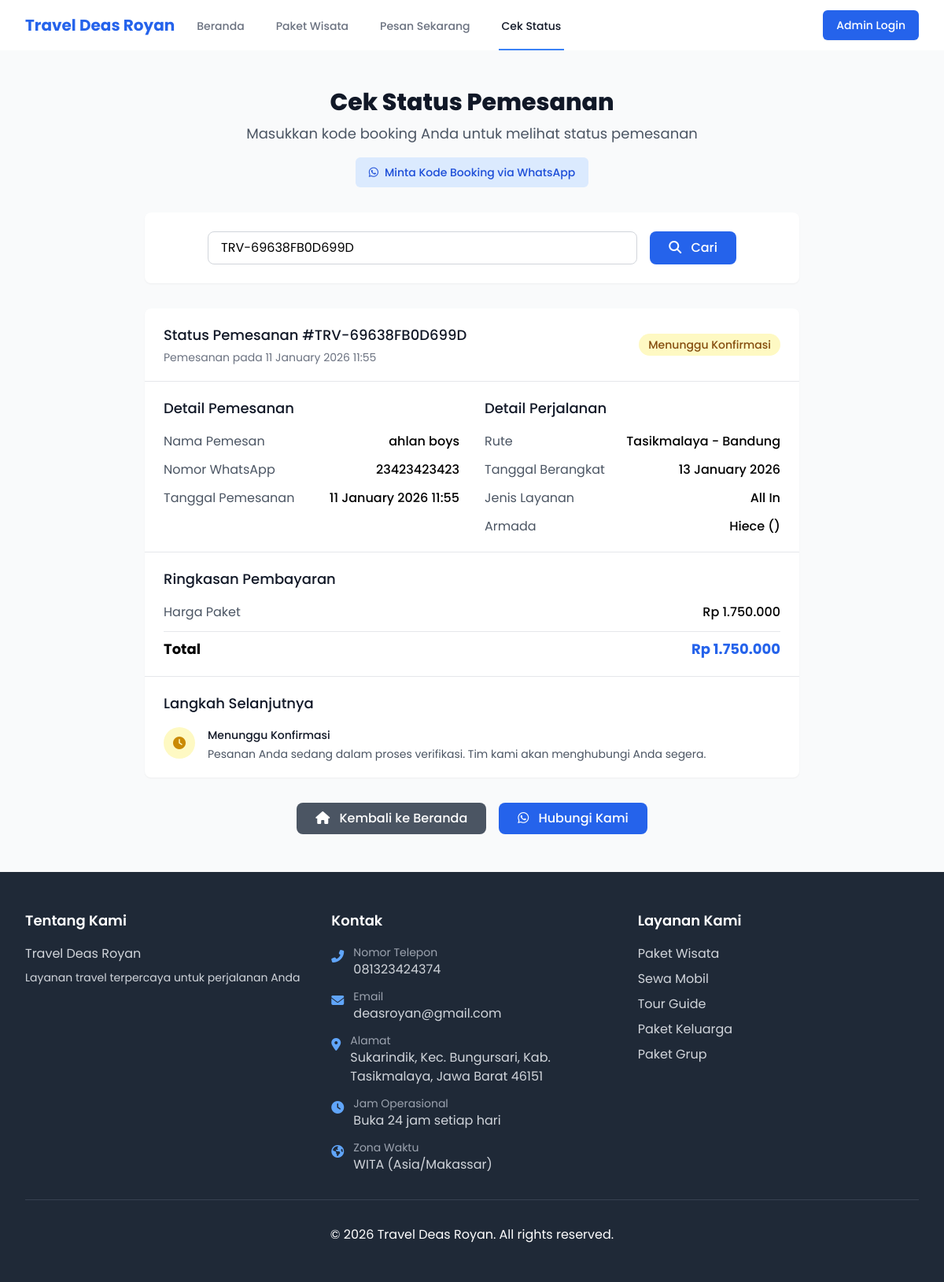
/cek-status.php?kode=TRV-69638FB0D699D, run on the app's committed database.
### tables this page shows
CREATE TABLE `booking` (
  `id` int(11) NOT NULL,
  `kode_booking` varchar(20) NOT NULL,
  `nama_pemesan` varchar(100) NOT NULL,
  `no_wa` varchar(20) NOT NULL,
  `id_paket` int(11) NOT NULL,
  `id_armada` int(11) DEFAULT NULL,
  `id_supir` int(11) DEFAULT NULL,
  `tanggal_berangkat` date NOT NULL,
  `total_harga` decimal(12,2) NOT NULL,
  `status` enum('menunggu','dikonfirmasi','ditolak','selesai') DEFAULT 'menunggu',
  `catatan` text DEFAULT NULL,
  `created_at` timestamp NOT NULL DEFAULT current_timestamp(),
  `updated_at` timestamp NOT NULL DEFAULT current_timestamp() ON UPDATE current_timestamp(),
  `jenis_booking` enum('wisata','dropan') NOT NULL DEFAULT 'wisata',
  `id_jadwal_dropan` int(11) DEFAULT NULL,
  `jumlah_penumpang` int(11) DEFAULT 1
);

CREATE TABLE `armada` (
  `id` int(11) NOT NULL,
  `nama` varchar(100) NOT NULL,
  `nomor_polisi` varchar(20) DEFAULT NULL,
  `jenis` varchar(50) NOT NULL,
  `kapasitas` int(11) NOT NULL,
  `deskripsi` text DEFAULT NULL,
  `status` enum('tersedia','dipesan','dalam_perjalanan','maintenance') DEFAULT 'tersedia',
  `created_at` timestamp NOT NULL DEFAULT current_timestamp(),
  `updated_at` timestamp NOT NULL DEFAULT current_timestamp() ON UPDATE current_timestamp()
);

### helpers/functions.php (called while the page is built, shortened)
<?php
function formatRupiah($number) {
    return 'Rp ' . number_format($number, 0, ',', '.');
}
?>

### cek-status.php (the view, shortened to what this page needs)
<?php
require_once 'config/config.php';
$kode_booking = '';
$pemesanan = null;
if (isset($_GET['kode'])) {
    $kode_booking = trim($_GET['kode']);
        try {
            $stmt = $pdo->prepare("
                SELECT b.*, p.nama_paket, p.jenis_layanan,
                       CONCAT(r.asal, ' - ', r.tujuan) as rute,
                       a.nama as nama_armada, a.jenis as jenis_armada
                FROM booking b
                JOIN paket p ON b.id_paket = p.id
                JOIN rute r ON p.id_rute = r.id
                JOIN armada a ON b.id_armada = a.id
                WHERE b.kode_booking = ?
            ");
            $stmt->execute([$kode_booking]);
            $pemesanan = $stmt->fetch();
        } catch (PDOException $e) {
            $error = 'Terjadi kesalahan saat memeriksa status pemesanan. Silakan coba lagi nanti.';
        }
}
?>
<?php include 'partials/header.php'; ?>
<?php include 'partials/navbar.php'; ?>
<div class="py-12 bg-gray-50">
    <div class="max-w-4xl mx-auto px-4 sm:px-6 lg:px-8">
        <div class="text-center mb-8">
            <h1 class="text-3xl font-extrabold text-gray-900">Cek Status Pemesanan</h1>
            <p class="mt-2 text-lg text-gray-600">Masukkan kode booking Anda untuk melihat status pemesanan</p>
            <button onclick="toggleRequestForm()" class="mt-4 inline-flex items-center px-4 py-2 border border-transparent text-sm font-medium rounded-md text-blue-700 bg-blue-100 hover:bg-blue-200 focus:outline-none focus:ring-2 focus:ring-offset-2 focus:ring-blue-500">
                <i class="fab fa-whatsapp mr-2"></i> Minta Kode Booking via WhatsApp
            </button>
        </div>
        <div class="bg-white rounded-lg shadow-sm p-6 mb-8">
            <form action="" method="get" class="max-w-2xl mx-auto">
                <div class="flex flex-col sm:flex-row gap-4">
                    <div class="flex-grow">
                        <input type="text"
                               name="kode"
                               id="kode"
                               value="<?php echo htmlspecialchars($kode_booking); ?>"
                               placeholder="Contoh: TRV-ABC123"
                               class="form-input w-full"
                               required>
                    </div>
                    <button type="submit" class="btn-primary whitespace-nowrap">
                        <i class="fas fa-search mr-2"></i> Cari
                    </button>
                </div>
            </form>
        </div>
        <?php if ($pemesanan): ?>
            <div class="bg-white rounded-lg shadow-sm overflow-hidden">
                <div class="px-6 py-5 border-b border-gray-200 sm:flex sm:items-center sm:justify-between">
                    <div>
                        <h2 class="text-lg font-medium text-gray-900">
                            Status Pemesanan #<?php echo htmlspecialchars($pemesanan['kode_booking']); ?>
                        </h2>
                        <p class="mt-1 text-sm text-gray-500">
                            Pemesanan pada <?php echo date('d F Y H:i', strtotime($pemesanan['created_at'])); ?>
                        </p>
                    </div>
                    <div class="mt-4 sm:mt-0">
                        <span class="px-3 py-1 rounded-full text-sm font-medium
                            <?php
                            $status_class = [
                                'menunggu' => 'bg-yellow-100 text-yellow-800',
                                'dikonfirmasi' => 'bg-blue-100 text-blue-800',
                                'ditolak' => 'bg-red-100 text-red-800',
                                'selesai' => 'bg-green-100 text-green-800'
                            ][$pemesanan['status']] ?? 'bg-gray-100 text-gray-800';
                            echo $status_class;
                            ?>">
                            <?php
                            $status_text = [
                                'menunggu' => 'Menunggu Konfirmasi',
                                'dikonfirmasi' => 'Terkonfirmasi',
                                'ditolak' => 'Ditolak',
                                'selesai' => 'Selesai'
                            ][$pemesanan['status']] ?? $pemesanan['status'];
                            echo $status_text;
                            ?>
                        </span>
                    </div>
                </div>
                <div class="px-6 py-5 border-b border-gray-200">
                    <div class="grid grid-cols-1 md:grid-cols-2 gap-8">
                        <div>
                            <h3 class="text-lg font-medium text-gray-900 mb-4">Detail Pemesanan</h3>
                            <div class="space-y-3">
                                <div class="flex justify-between">
                                    <span class="text-gray-600">Nama Pemesan</span>
                                    <span class="font-medium"><?php echo htmlspecialchars($pemesanan['nama_pemesan']); ?></span>
                                </div>
                                <div class="flex justify-between">
                                    <span class="text-gray-600">Nomor WhatsApp</span>
                                    <span class="font-medium"><?php echo htmlspecialchars($pemesanan['no_wa']); ?></span>
                                </div>
                                <div class="flex justify-between">
                                    <span class="text-gray-600">Tanggal Pemesanan</span>
                                    <span class="font-medium"><?php echo date('d F Y H:i', strtotime($pemesanan['created_at'])); ?></span>
                                </div>
                            </div>
                        </div>
                        <div>
                            <h3 class="text-lg font-medium text-gray-900 mb-4">Detail Perjalanan</h3>
                            <div class="space-y-3">
                                <div class="flex justify-between">
                                    <span class="text-gray-600">Rute</span>
                                    <span class="font-medium text-right"><?php echo htmlspecialchars($pemesanan['rute']); ?></span>
                                </div>
                                <div class="flex justify-between">
                                    <span class="text-gray-600">Tanggal Berangkat</span>
                                    <span class="font-medium"><?php echo date('d F Y', strtotime($pemesanan['tanggal_berangkat'])); ?></span>
                                </div>
                                <div class="flex justify-between">
                                    <span class="text-gray-600">Jenis Layanan</span>
                                    <span class="font-medium"><?php echo $pemesanan['jenis_layanan'] === 'all_in' ? 'All In' : 'Non All In'; ?></span>
                                </div>
                                <div class="flex justify-between">
                                    <span class="text-gray-600">Armada</span>
                                    <span class="font-medium"><?php echo htmlspecialchars($pemesanan['nama_armada'] . ' (' . $pemesanan['jenis_armada'] . ')'); ?></span>
                                </div>
                            </div>
                        </div>
                    </div>
                </div>
                <div class="px-6 py-5 border-b border-gray-200">
                    <h3 class="text-lg font-medium text-gray-900 mb-4">Ringkasan Pembayaran</h3>
                    <div class="space-y-3">
                        <div class="flex justify-between">
                            <span class="text-gray-600">Harga Paket</span>
                            <span class="font-medium"><?php echo formatRupiah($pemesanan['total_harga']); ?></span>
                        </div>
                        <div class="pt-2 mt-2 border-t border-gray-200">
                            <div class="flex justify-between text-lg font-bold">
                                <span>Total</span>
                                <span class="text-blue-600"><?php echo formatRupiah($pemesanan['total_harga']); ?></span>
                            </div>
                        </div>
                    </div>
                </div>
                <div class="px-6 py-5">
                    <h3 class="text-lg font-medium text-gray-900 mb-4">Langkah Selanjutnya</h3>
                    <div class="space-y-4">
                        <?php if ($pemesanan['status'] === 'menunggu'): ?>
                            <div class="flex items-start">
                                <div class="flex-shrink-0 h-10 w-10 rounded-full bg-yellow-100 flex items-center justify-center">
                                    <i class="fas fa-clock text-yellow-600"></i>
                                </div>
                                <div class="ml-4">
                                    <h4 class="text-sm font-medium text-gray-900">Menunggu Konfirmasi</h4>
                                    <p class="mt-1 text-sm text-gray-600">
                                        Pesanan Anda sedang dalam proses verifikasi. Tim kami akan menghubungi Anda segera.
                                    </p>
                                </div>
                            </div>
                        <?php endif; ?>
                    </div>
                </div>
            </div>
            <div class="mt-8 flex flex-col sm:flex-row justify-center gap-4">
                <a href="index.php" class="btn-secondary">
                    <i class="fas fa-home mr-2"></i> Kembali ke Beranda
                </a>
                <?php
                $wa_message = urlencode('Halo, saya ingin menanyakan status pemesanan dengan kode: ' . $pemesanan['kode_booking']);
                $wa_link = 'https://wa.me/' . WHATSAPP_NUMBER . '?text=' . $wa_message;
                ?>
                <a href="<?php echo $wa_link; ?>"
                   target="_blank"
                   class="btn-primary">
                    <i class="fab fa-whatsapp mr-2"></i> Hubungi Kami
                </a>
            </div>
        <?php endif; ?>
    </div>
</div>
<?php include 'partials/footer.php'; ?>

### partials/header.php (style rules this page uses)
body { font-family: 'Poppins', sans-serif; }
.btn-primary { background-color: #2563eb; color: white; font-weight: 500; padding: 0.5rem 1.5rem; border-radius: 0.5rem; transition-duration: 300ms; }
.btn-secondary { background-color: #4b5563; color: white; font-weight: 500; padding: 0.5rem 1.5rem; border-radius: 0.5rem; transition-duration: 300ms; }
.form-input { width: 100%; padding: 0.5rem 1rem; border: 1px solid #d1d5db; border-radius: 0.5rem; }

### data on the page
booking: kode_booking "TRV-69638FB0D699D", created_at "11 January 2026 11:55", status "Menunggu Konfirmasi", nama_pemesan "ahlan boys", no_wa "23423423423", tanggal_berangkat "13 January 2026", id_armada.jenis "Hiece ()", total_harga "Rp 1.750.000"

### other printed values
constant('site_name') "Travel Deas Royan"
$pemesanan['rute'] "Tasikmalaya - Bandung"
constant('site_description') "Layanan travel terpercaya untuk perjalanan Anda"
$timezone_abbr . ' (' . $tz . ')' "WITA (Asia/Makassar)"
